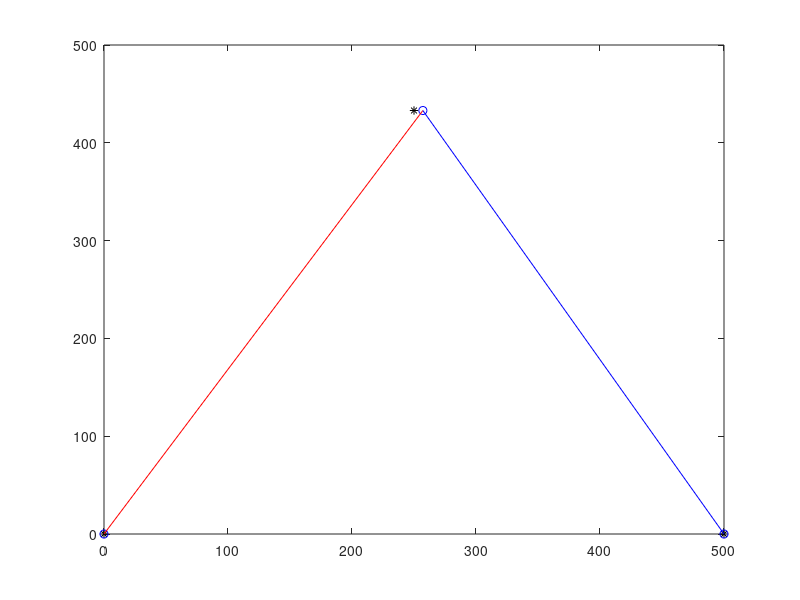

The MATLAB source for this figure:
clc 
clear

L = 500;
E = 70000;
A = 100;
alpha = 60; %grados

coord = [0 0;
         L/2 L/2*tand(alpha);
         L 0];

elem = [1 2;
        2 3];

nnod = size(coord,1);
ndof = 2*nnod;
nelem = size(elem,1);

K = zeros(ndof);

dof = [];
for i = 1:nnod
    dof = [dof; i*2-1 i*2];
end

for i = 1:nelem
    V = coord(elem(i,2),:) - coord(elem(i,1),:);
    L = norm(V);
    Kele = A*E/L * [1 -1; -1 1];
    
    ang = V/L;
    T = [ang 0 0;
        0 0 ang];

    Kglobal = T'*Kele*T;

    dir = [dof(elem(i,1),:) dof(elem(i,2),:)];

    K(dir, dir) = K(dir, dir) + Kglobal;
end

Libres = true(nnod,2);
Libres(1,:) = false;
Libres(3,:) = false;

Libres = reshape(Libres',[],1);

Fnodos = zeros(ndof,1);

Fnodos(3) = 1000;

Rreducido = Fnodos(Libres);

Kreducido = K(Libres, Libres);

U = zeros(ndof,1);
U(Libres) = Kreducido\Rreducido;

for i = 1:nelem
    V = coord(elem(i,2),:) - coord(elem(i,1),:);
    L = norm(V);
    B = [-1/L 1/L];
    
    ang = V/L;
    T = [ang 0 0;
        0 0 ang];

    nodo1 = dof(elem(i,1),:);
    nodo2 = dof(elem(i,2),:);

    D = T*[U(nodo1) ; U(nodo2)];

    Stress(i) = E*B*D;
end


a = 50; %amplificar la deformacion

%% Graficar
plot(coord(:,1),coord(:,2),'k*')
hold on
Deformada = coord + a*(reshape(U, 2,nnod))';
plot(Deformada(:,1),Deformada(:,2),'bo');
hold on
%spy(K)

%graficar elementos 
for i = 1:nelem
%     %reticulado sin deformar
%     Xs = Coord(Elem(i,:),1);
%     Ys = Coord(Elem(i,:),2);
%     plot(Xs,Ys,'k-');
%     hold on

    %reticulado deformado
    Xdef = Deformada(elem(i,:),1);
    Ydef = Deformada(elem(i,:),2);

    if Stress(i)>0.1
        plot(Xdef, Ydef, 'r-');
    elseif Stress(i)<-0.1
        plot(Xdef, Ydef, 'b-');
    else
        plot(Xdef, Ydef, 'g-');
    end
    hold on
end
hold off